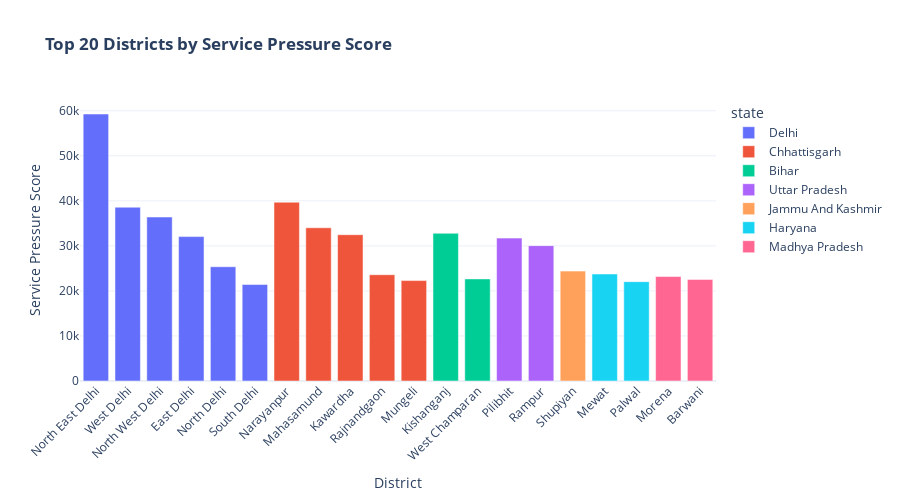

The cell this chart's notebook holds for it:
### Code cell
# Visualize SAI
top_pressure = district_df.nlargest(20, 'sps_score')

fig_sps = px.bar(
    top_pressure, x='district', y='sps_score', color='state',
    title='<b>Top 20 Districts by Service Pressure Score</b>',
    labels={'sps_score': 'Service Pressure Score', 'district': 'District'},
    template='plotly_white'
)
fig_sps.update_layout(xaxis_tickangle=-45, height=500)
fig_sps.show()

### Figure 1 — Plotly figure (JSON) as saved in the notebook; plotly's stock layout.template omitted (floating-point values rounded to 4 significant figures)
{"data": [{"hovertemplate": "state=Delhi<br>District=%{x}<br>Service Pressure Score=%{y}<extra></extra>", "legendgroup": "Delhi", "marker": {"color": "#636efa", "pattern": {"shape": ""}}, "name": "Delhi", "orientation": "v", "showlegend": true, "textposition": "auto", "type": "bar", "x": ["North East Delhi", "West Delhi", "North West Delhi", "East Delhi", "North Delhi", "South Delhi"], "xaxis": "x", "y": [59270.0, 38590.0, 36410.0, 32060.0, 25360.0, 21420.0], "yaxis": "y"}, {"hovertemplate": "state=Chhattisgarh<br>District=%{x}<br>Service Pressure Score=%{y}<extra></extra>", "legendgroup": "Chhattisgarh", "marker": {"color": "#EF553B", "pattern": {"shape": ""}}, "name": "Chhattisgarh", "orientation": "v", "showlegend": true, "textposition": "auto", "type": "bar", "x": ["Narayanpur", "Mahasamund", "Kawardha", "Rajnandgaon", "Mungeli"], "xaxis": "x", "y": [39700.0, 34020.0, 32480.0, 23600.0, 22300.0], "yaxis": "y"}, {"hovertemplate": "state=Bihar<br>District=%{x}<br>Service Pressure Score=%{y}<extra></extra>", "legendgroup": "Bihar", "marker": {"color": "#00cc96", "pattern": {"shape": ""}}, "name": "Bihar", "orientation": "v", "showlegend": true, "textposition": "auto", "type": "bar", "x": ["Kishanganj", "West Champaran"], "xaxis": "x", "y": [32800.0, 22670.0], "yaxis": "y"}, {"hovertemplate": "state=Uttar Pradesh<br>District=%{x}<br>Service Pressure Score=%{y}<extra></extra>", "legendgroup": "Uttar Pradesh", "marker": {"color": "#ab63fa", "pattern": {"shape": ""}}, "name": "Uttar Pradesh", "orientation": "v", "showlegend": true, "textposition": "auto", "type": "bar", "x": ["Pilibhit", "Rampur"], "xaxis": "x", "y": [31730.0, 30060.0], "yaxis": "y"}, {"hovertemplate": "state=Jammu And Kashmir<br>District=%{x}<br>Service Pressure Score=%{y}<extra></extra>", "legendgroup": "Jammu And Kashmir", "marker": {"color": "#FFA15A", "pattern": {"shape": ""}}, "name": "Jammu And Kashmir", "orientation": "v", "showlegend": true, "textposition": "auto", "type": "bar", "x": ["Shupiyan"], "xaxis": "x", "y": [24400.0], "yaxis": "y"}, {"hovertemplate": "state=Haryana<br>District=%{x}<br>Service Pressure Score=%{y}<extra></extra>", "legendgroup": "Haryana", "marker": {"color": "#19d3f3", "pattern": {"shape": ""}}, "name": "Haryana", "orientation": "v", "showlegend": true, "textposition": "auto", "type": "bar", "x": ["Mewat", "Palwal"], "xaxis": "x", "y": [23760.0, 22060.0], "yaxis": "y"}, {"hovertemplate": "state=Madhya Pradesh<br>District=%{x}<br>Service Pressure Score=%{y}<extra></extra>", "legendgroup": "Madhya Pradesh", "marker": {"color": "#FF6692", "pattern": {"shape": ""}}, "name": "Madhya Pradesh", "orientation": "v", "showlegend": true, "textposition": "auto", "type": "bar", "x": ["Morena", "Barwani"], "xaxis": "x", "y": [23200.0, 22550.0], "yaxis": "y"}], "layout": {"barmode": "relative", "height": 500, "legend": {"title": {"text": "state"}, "tracegroupgap": 0}, "title": {"text": "<b>Top 20 Districts by Service Pressure Score</b>"}, "xaxis": {"anchor": "y", "domain": [0.0, 1.0], "tickangle": -45, "title": {"text": "District"}}, "yaxis": {"anchor": "x", "domain": [0.0, 1.0], "title": {"text": "Service Pressure Score"}}}}
